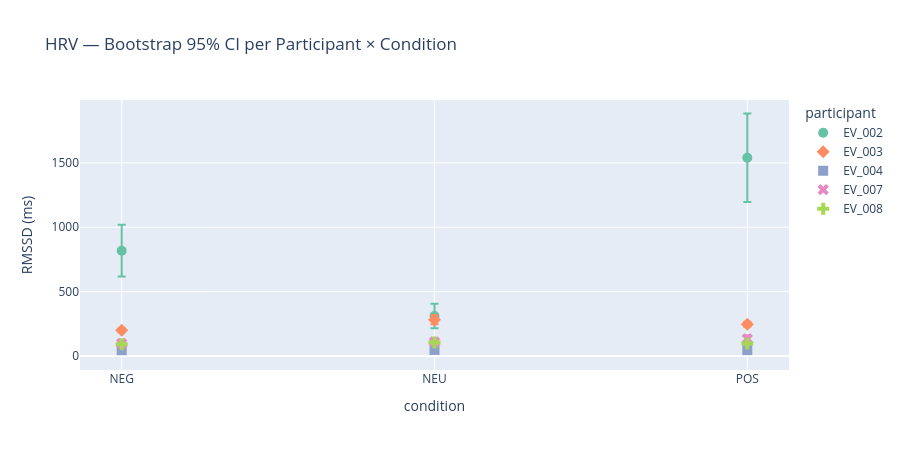
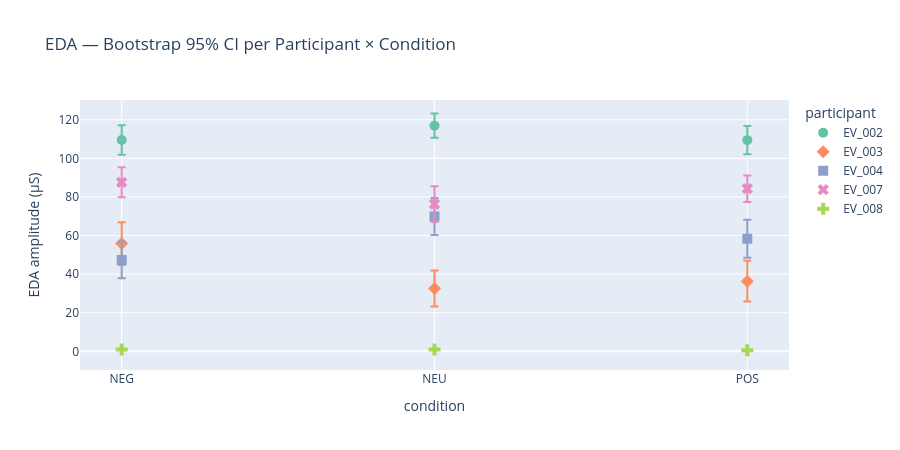

Notebook source saved alongside these figures, in order:
### Code cell
# --- Plot: HRV, EDA, EEG-FAI bar with bootstrap CI per participant ---
# Note: EEG-FAI (psd_fai) has ci_half = 0 in current data (Bug 2 — fix applied, needs pipeline rerun).
# HRV and EDA have valid bootstrap CIs.

for modal in ["HRV", "EDA", "FAI"]:
    sub = modal_flat.filter(pl.col("modality") == modal).to_pandas()
    if sub.empty:
        print(f"No data for {modal}")
        continue

    fig = px.scatter(
        sub,
        x="condition", y="mean",
        error_y="ci_half",
        color="participant",
        symbol="participant",
        hover_data=["ci_lo", "ci_hi", "ci_width"],
        title=f"{modal} — Bootstrap 95% CI per Participant × Condition"
              + (" [NOTE: ci=0, Bug 2 still active — rerun pipeline]" if modal == "FAI" else ""),
        labels={"mean": sub["condition"].iloc[0] if False else
                ("RMSSD (ms)" if modal == "HRV" else
                 "EDA amplitude (µS)" if modal == "EDA" else "FAI (log ratio)")},
        category_orders={"condition": ["NEG", "NEU", "POS"]},
        color_discrete_sequence=px.colors.qualitative.Set2,
    )
    fig.update_traces(marker_size=10, error_y_thickness=2)
    fig.update_layout(height=450)
    fig.show()

# Summary: is ci_half = 0 for FAI?
print("\nFAI variance check (should be 0 in current run, non-zero after rerun):")
display(modal_flat.filter(pl.col("modality") == "FAI").select(
    ["participant", "condition", "mean", "ci_half"]))

### Figure 1 — Plotly figure (JSON) as saved in the notebook; plotly's stock layout.template omitted (floating-point values rounded to 4 significant figures)
{"data": [{"customdata": [[632.8, 1019.0, 385.8], [224.9, 406.3, 181.4], [1222.0, 1883.0, 661.4]], "error_y": {"array": [200.7, 95.73, 343.3], "thickness": 2}, "hovertemplate": "participant=EV_002<br>condition=%{x}<br>RMSSD (ms)=%{y}<br>ci_lo=%{customdata[0]}<br>ci_hi=%{customdata[1]}<br>ci_width=%{customdata[2]}<extra></extra>", "legendgroup": "EV_002", "marker": {"color": "rgb(102,194,165)", "size": 10, "symbol": "circle"}, "mode": "markers", "name": "EV_002", "orientation": "v", "showlegend": true, "type": "scatter", "x": ["NEG", "NEU", "POS"], "xaxis": "x", "y": [817.9, 310.5, 1540.0], "yaxis": "y"}, {"customdata": [[184.2, 214.2, 29.98], [248.9, 316.6, 67.68], [227.5, 266.5, 39.01]], "error_y": {"array": [15.16, 35.53, 19.71], "thickness": 2}, "hovertemplate": "participant=EV_003<br>condition=%{x}<br>RMSSD (ms)=%{y}<br>ci_lo=%{customdata[0]}<br>ci_hi=%{customdata[1]}<br>ci_width=%{customdata[2]}<extra></extra>", "legendgroup": "EV_003", "marker": {"color": "rgb(252,141,98)", "size": 10, "symbol": "diamond"}, "mode": "markers", "name": "EV_003", "orientation": "v", "showlegend": true, "type": "scatter", "x": ["NEG", "NEU", "POS"], "xaxis": "x", "y": [199.4, 281.0, 246.8], "yaxis": "y"}, {"customdata": [[43.1, 45.95, 2.844], [45.32, 48.56, 3.241], [43.73, 47.07, 3.347]], "error_y": {"array": [1.457, 1.662, 1.674], "thickness": 2}, "hovertemplate": "participant=EV_004<br>condition=%{x}<br>RMSSD (ms)=%{y}<br>ci_lo=%{customdata[0]}<br>ci_hi=%{customdata[1]}<br>ci_width=%{customdata[2]}<extra></extra>", "legendgroup": "EV_004", "marker": {"color": "rgb(141,160,203)", "size": 10, "symbol": "square"}, "mode": "markers", "name": "EV_004", "orientation": "v", "showlegend": true, "type": "scatter", "x": ["NEG", "NEU", "POS"], "xaxis": "x", "y": [44.49, 46.89, 45.4], "yaxis": "y"}, {"customdata": [[90.16, 107.3, 17.12], [94.27, 127.9, 33.66], [111.4, 160.2, 48.81]], "error_y": {"array": [8.985, 18.72, 27.14], "thickness": 2}, "hovertemplate": "participant=EV_007<br>condition=%{x}<br>RMSSD (ms)=%{y}<br>ci_lo=%{customdata[0]}<br>ci_hi=%{customdata[1]}<br>ci_width=%{customdata[2]}<extra></extra>", "legendgroup": "EV_007", "marker": {"color": "rgb(231,138,195)", "size": 10, "symbol": "x"}, "mode": "markers", "name": "EV_007", "orientation": "v", "showlegend": true, "type": "scatter", "x": ["NEG", "NEU", "POS"], "xaxis": "x", "y": [98.3, 109.2, 133.1], "yaxis": "y"}, {"customdata": [[88.44, 92.99, 4.551], [100.2, 109.3, 9.117], [94.61, 98.57, 3.961]], "error_y": {"array": [2.309, 4.681, 2.002], "thickness": 2}, "hovertemplate": "participant=EV_008<br>condition=%{x}<br>RMSSD (ms)=%{y}<br>ci_lo=%{customdata[0]}<br>ci_hi=%{customdata[1]}<br>ci_width=%{customdata[2]}<extra></extra>", "legendgroup": "EV_008", "marker": {"color": "rgb(166,216,84)", "size": 10, "symbol": "cross"}, "mode": "markers", "name": "EV_008", "orientation": "v", "showlegend": true, "type": "scatter", "x": ["NEG", "NEU", "POS"], "xaxis": "x", "y": [90.75, 104.7, 96.61], "yaxis": "y"}], "layout": {"height": 450, "legend": {"title": {"text": "participant"}, "tracegroupgap": 0}, "title": {"text": "HRV — Bootstrap 95% CI per Participant × Condition"}, "xaxis": {"anchor": "y", "categoryarray": ["NEG", "NEU", "POS"], "categoryorder": "array", "domain": [0, 1], "title": {"text": "condition"}}, "yaxis": {"anchor": "x", "domain": [0, 1], "title": {"text": "RMSSD (ms)"}}}}

### Figure 2 — Plotly figure (JSON) as saved in the notebook; plotly's stock layout.template omitted (floating-point values rounded to 4 significant figures)
{"data": [{"customdata": [[102.0, 117.2, 15.19], [110.7, 123.2, 12.51], [102.1, 116.4, 14.31]], "error_y": {"array": [7.623, 6.304, 7.317], "thickness": 2}, "hovertemplate": "participant=EV_002<br>condition=%{x}<br>EDA amplitude (µS)=%{y}<br>ci_lo=%{customdata[0]}<br>ci_hi=%{customdata[1]}<br>ci_width=%{customdata[2]}<extra></extra>", "legendgroup": "EV_002", "marker": {"color": "rgb(102,194,165)", "size": 10, "symbol": "circle"}, "mode": "markers", "name": "EV_002", "orientation": "v", "showlegend": true, "type": "scatter", "x": ["NEG", "NEU", "POS"], "xaxis": "x", "y": [109.5, 116.9, 109.4], "yaxis": "y"}, {"customdata": [[44.75, 66.94, 22.18], [24.03, 41.93, 17.91], [26.53, 46.88, 20.35]], "error_y": {"array": [11.09, 9.368, 10.54], "thickness": 2}, "hovertemplate": "participant=EV_003<br>condition=%{x}<br>EDA amplitude (µS)=%{y}<br>ci_lo=%{customdata[0]}<br>ci_hi=%{customdata[1]}<br>ci_width=%{customdata[2]}<extra></extra>", "legendgroup": "EV_003", "marker": {"color": "rgb(252,141,98)", "size": 10, "symbol": "diamond"}, "mode": "markers", "name": "EV_003", "orientation": "v", "showlegend": true, "type": "scatter", "x": ["NEG", "NEU", "POS"], "xaxis": "x", "y": [55.84, 32.57, 36.35], "yaxis": "y"}, {"customdata": [[38.3, 56.86, 18.57], [60.61, 79.47, 18.85], [48.64, 68.22, 19.58]], "error_y": {"array": [9.513, 9.586, 9.869], "thickness": 2}, "hovertemplate": "participant=EV_004<br>condition=%{x}<br>EDA amplitude (µS)=%{y}<br>ci_lo=%{customdata[0]}<br>ci_hi=%{customdata[1]}<br>ci_width=%{customdata[2]}<extra></extra>", "legendgroup": "EV_004", "marker": {"color": "rgb(141,160,203)", "size": 10, "symbol": "square"}, "mode": "markers", "name": "EV_004", "orientation": "v", "showlegend": true, "type": "scatter", "x": ["NEG", "NEU", "POS"], "xaxis": "x", "y": [47.35, 69.88, 58.35], "yaxis": "y"}, {"customdata": [[79.86, 95.06, 15.2], [67.06, 85.42, 18.35], [77.43, 91.14, 13.71]], "error_y": {"array": [7.732, 9.23, 6.871], "thickness": 2}, "hovertemplate": "participant=EV_007<br>condition=%{x}<br>EDA amplitude (µS)=%{y}<br>ci_lo=%{customdata[0]}<br>ci_hi=%{customdata[1]}<br>ci_width=%{customdata[2]}<extra></extra>", "legendgroup": "EV_007", "marker": {"color": "rgb(231,138,195)", "size": 10, "symbol": "x"}, "mode": "markers", "name": "EV_007", "orientation": "v", "showlegend": true, "type": "scatter", "x": ["NEG", "NEU", "POS"], "xaxis": "x", "y": [87.59, 76.29, 84.3], "yaxis": "y"}, {"customdata": [[0.8117, 1.2, 0.3884], [0.6794, 1.154, 0.475], [0.4338, 0.7509, 0.3172]], "error_y": {"array": [0.1995, 0.2591, 0.1857], "thickness": 2}, "hovertemplate": "participant=EV_008<br>condition=%{x}<br>EDA amplitude (µS)=%{y}<br>ci_lo=%{customdata[0]}<br>ci_hi=%{customdata[1]}<br>ci_width=%{customdata[2]}<extra></extra>", "legendgroup": "EV_008", "marker": {"color": "rgb(166,216,84)", "size": 10, "symbol": "cross"}, "mode": "markers", "name": "EV_008", "orientation": "v", "showlegend": true, "type": "scatter", "x": ["NEG", "NEU", "POS"], "xaxis": "x", "y": [1.001, 0.8953, 0.5652], "yaxis": "y"}], "layout": {"height": 450, "legend": {"title": {"text": "participant"}, "tracegroupgap": 0}, "title": {"text": "EDA — Bootstrap 95% CI per Participant × Condition"}, "xaxis": {"anchor": "y", "categoryarray": ["NEG", "NEU", "POS"], "categoryorder": "array", "domain": [0, 1], "title": {"text": "condition"}}, "yaxis": {"anchor": "x", "domain": [0, 1], "title": {"text": "EDA amplitude (µS)"}}}}
